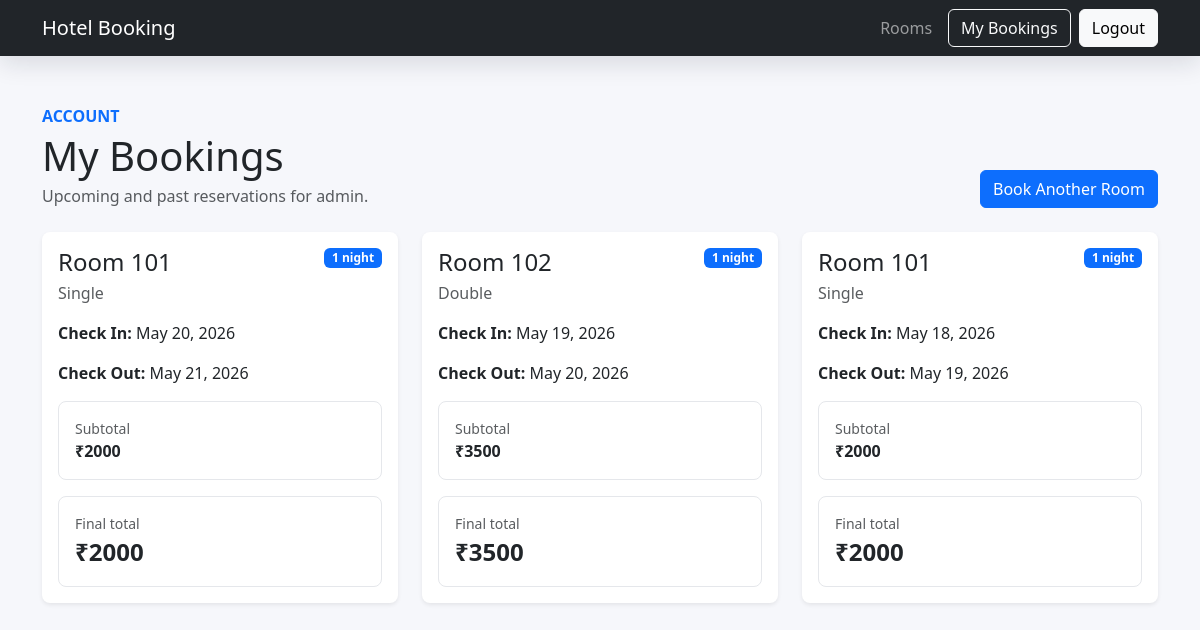
/profile/ (signed in), run on the app's committed database.
### bookings/models.py (models this page shows, shortened)
class Booking(models.Model):
    room = models.ForeignKey(Room, on_delete=models.CASCADE)
    user = models.ForeignKey(User, on_delete=models.CASCADE)
    coupon = models.ForeignKey(
        Coupon,
        blank=True,
        null=True,
        on_delete=models.SET_NULL,
        related_name='bookings',
    )
    discount_percent = models.PositiveSmallIntegerField(
        default=0,
        validators=[
            MinValueValidator(0),
            MaxValueValidator(100),
        ],
    )
    check_in = models.DateField()
    check_out = models.DateField()
    created_at = models.DateTimeField(auto_now_add=True)
    class Meta:
        ordering = ['-check_in', '-created_at']
        constraints = [
            models.CheckConstraint(
                condition=Q(check_out__gt=models.F('check_in')),
                name='booking_check_out_after_check_in',
            ),
        ]
    @property
    def nights(self):
        return max((self.check_out - self.check_in).days, 0)
    @property
    def subtotal(self):
        return self.nights * self.room.price
    @property
    def discount_amount(self):
        return round(self.subtotal * self.discount_percent / 100)
    @property
    def total_price(self):
        return max(self.subtotal - self.discount_amount, 0)

### rooms/models.py (models this page shows, shortened)
class Room(models.Model):
    room_number = models.CharField(max_length=10, unique=True)
    room_type = models.CharField(max_length=50)
    price = models.IntegerField()
    available = models.BooleanField(default=True)

### accounts/views.py (the view)
# urls.py: path('profile/', profile, name='profile'),
@login_required
def profile(request):
    bookings = Booking.objects.filter(user=request.user).select_related('room')
    return render(request, 'registration/profile.html', {'bookings': bookings})

### accounts/templates/registration/profile.html (shortened to what this page needs)
{% extends 'rooms/base.html' %}
{% block content %}
<div class="container mt-5">
    <div class="d-flex flex-column flex-md-row justify-content-between gap-3 align-items-md-end mb-4">
        <div>
            <p class="text-uppercase text-primary fw-semibold mb-1">Account</p>
            <h1 class="mb-1">My Bookings</h1>
            <p class="text-muted mb-0">Upcoming and past reservations for {{ user.username }}.</p>
        </div>
        <a href="{% url 'room_list' %}" class="btn btn-primary">Book Another Room</a>
    </div>
    <div class="row g-4">
        {% for booking in bookings %}
        <div class="col-md-6 col-xl-4">
            <div class="card room-card shadow-sm h-100">
                <div class="card-body">
                    <div class="d-flex justify-content-between align-items-start mb-3">
                        <div>
                            <h3 class="h4 mb-1">
                                Room {{ booking.room.room_number }}
                            </h3>
                            <p class="text-muted mb-0">{{ booking.room.room_type }}</p>
                        </div>
                        <span class="badge text-bg-primary">{{ booking.nights }} night{{ booking.nights|pluralize }}</span>
                    </div>
                    <p>
                        <strong>Check In:</strong>
                        {{ booking.check_in }}
                    </p>
                    <p>
                        <strong>Check Out:</strong>
                        {{ booking.check_out }}
                    </p>
                    <div class="stat-tile mt-3">
                        <span class="text-muted d-block small">Subtotal</span>
                        <strong>₹{{ booking.subtotal }}</strong>
                    </div>
                    <div class="stat-tile mt-3">
                        <span class="text-muted d-block small">Final total</span>
                        <strong class="fs-4">₹{{ booking.total_price }}</strong>
                    </div>
                </div>
            </div>
        </div>
        {% endfor %}
    </div>
</div>
{% endblock %}

### rooms/templates/rooms/base.html (style rules this page uses)
body { background: #f6f7fb; }
.room-card, .booking-panel { border: 0; border-radius: 8px; transition: transform 160ms ease, box-shadow 160ms ease; }
.stat-tile { background: #ffffff; border: 1px solid #e5e7eb; border-radius: 8px; padding: 1rem; }

### data on the page
Booking: room.room_number "101", room.room_type "Single", nights "1", check_in "May 20, 2026", check_out "May 21, 2026", subtotal "2000", total_price "2000"
Booking: room.room_number "102", room.room_type "Double", nights "1", check_in "May 19, 2026", check_out "May 20, 2026", subtotal "3500", total_price "3500"
Booking: room.room_number "101", room.room_type "Single", nights "1", check_in "May 18, 2026", check_out "May 19, 2026", subtotal "2000", total_price "2000"

### other printed values
{{ user.username }} "admin"
